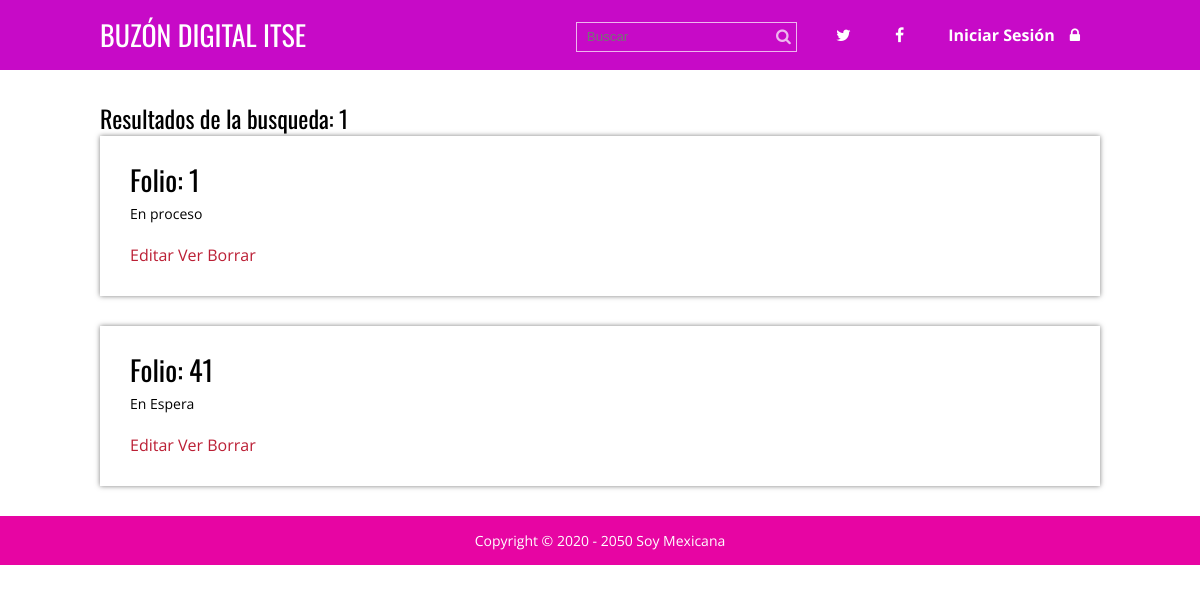
Page /buscaradmin.php?busqueda=1 (signed in) on the committed database.
### tables this page shows
CREATE TABLE `formulario` (
  `id` int(11) NOT NULL,
  `nombre` varchar(150) NOT NULL,
  `correo` varchar(150) NOT NULL,
  `estudiante` varchar(80) NOT NULL,
  `telefono` varchar(10) NOT NULL,
  `n_control` varchar(80) NOT NULL,
  `carrera` varchar(150) NOT NULL,
  `semestre` varchar(150) NOT NULL,
  `grupo` varchar(150) NOT NULL,
  `turno` varchar(150) NOT NULL,
  `aula` varchar(150) NOT NULL,
  `queja` varchar(255) NOT NULL,
  `sugerencia` varchar(255) NOT NULL,
  `fecha` timestamp NOT NULL DEFAULT CURRENT_TIMESTAMP ON UPDATE CURRENT_TIMESTAMP,
  `estado` varchar(150) NOT NULL,
  `respuesta` varchar(255) NOT NULL
);

### buscaradmin.php (called while the page is built, shortened)
<?php session_start();
require 'admin/config.php';
require 'functions.php';
$conexion = conexion($bd_config);
if($_SERVER['REQUEST_METHOD'] == 'GET' && !empty($_GET['busqueda'])){
	$busqueda = limpiarDatos($_GET['busqueda']);
	$statement =$conexion->prepare(
		"SELECT * FROM formulario WHERE id LIKE :busqueda"
	);
	$statement->execute(array(':busqueda' => "%$busqueda%"));
	$resultados = $statement->fetchAll();
	if (empty($resultados)) {
		$titulo = 'No se encontraron articulos con el resultado: ' . $busqueda;
	} else {
		$titulo = 'Resultados de la busqueda: ' . $busqueda;
	}
} else {
	header('Location:' . RUTA . '/admin/consulta.php');
}
require 'views/buscaradmin.view.php';
?>

### functions.php (called while the page is built, shortened)
<?php
function limpiarDatos($datos){
	$datos = trim($datos);
	$datos = stripslashes($datos);
	$datos = htmlspecialchars($datos);
	return $datos;
}
?>

### views/buscaradmin.view.php (the view, shortened to what this page needs)
<!DOCTYPE html>
<html lang="en">
<head>
	<link rel="stylesheet" href="<?php echo RUTA; ?>/css/estilos.css">
	<link rel="stylesheet" href="https://maxcdn.bootstrapcdn.com/font-awesome/4.4.0/css/font-awesome.min.css">
</head>
<body>
	<header>
		<div class="contenedor">
			<div class="logo izquierda">
				<p><a href="<?php echo RUTA; ?>">BUZÓN DIGITAL ITSE</a></p>
			</div>
			<div class="derecha">
				<form action="<?php echo RUTA; ?>/buscaradmin.php" method="get" name="busqueda" class="buscar">
					<input type="text" name="busqueda" placeholder="Buscar">
					<button type="submit" class="icono fa fa-search"></button>
				</form>
				<nav class="menu">
					<ul>
						<li>
							<a href="https://twitter.com/TecNMEscarcega"><i class="fa fa-twitter"></i></a>
						</li>
						<li>
							<a href="https://www.facebook.com/TecNMCampusEscarcega"><i class="fa fa-facebook"></i></a>
						</li>
						<li><a href="<?php echo RUTA; ?>/login.php">Iniciar Sesión<i class="icono fa fa-lock"></i></a></li>
					</ul>
				</nav>
			</div>
		</div>
	</header>
	<div class="contenedor">
		<h2><?php echo $titulo; ?></h2>
		<?php foreach($resultados as $post): ?>
			<div class="post">
				<article>
					<h2 class="titulo"><a href="single.php?id=<?php echo $post['id']; ?>">Folio: <?php echo $post['id'] ?></a></h2>
					<p class="extracto"><?php echo $post['estado'] ?></p>
					<a href="admin/editar.php?id=<?php echo $post['id']; ?>">Editar</a>
			        <a href="single.php?id=<?php echo $post['id']; ?>">Ver</a>
		        	<a href="admin/borrar.php?id=<?php echo $post['id']; ?>">Borrar</a>
				</article>
			</div>
		<?php endforeach; ?>
	</div>
<?php require 'footer.php'; ?>

### css/estilos.css (style rules this page uses)
* { margin: 0; padding: 0; -webkit-box-sizing: border-box; -moz-box-sizing: border-box; box-sizing: border-box; }
body { font-size: 16px; font-family: 'Open Sans', sans-serif; background: #ffffff; }
h1, h2, h3, h4, h5, h6 { font-family: "Oswald", Arial, Sans-serif; font-weight: normal; text-align: justify; }
a { text-decoration: none; color:#BB1F35; }
.contenedor { max-width: 1000px; width: 90%; margin: auto; }
.izquierda { float: left; }
.derecha { float: right; }
header { color:#fff; margin-bottom: 30px; background: #c70ac7; }
header .contenedor { overflow: hidden; }
header .logo { max-width: 300px; }
header .logo a { color: #fff; font-family: "Oswald", Arial, Sans-serif; font-size: 28px; line-height: 70px; }
header .buscar { display: inline-block; position: relative; margin-right: 15px; }
header .buscar input[type="text"] { background: none; border:1px solid rgba(255,255,255,.7); color:rgba(255,255,255,.7); height: 30px; padding: 0 10px; padding-right: 32px; }
header .buscar .icono { color:rgba(255,255,255,.7); position: absolute; right: 0; background: none; border:none; cursor:pointer; padding: 6px; font-size: 16px; line-height: 16px; }
header .menu { display: inline-block; }
header .menu ul { list-style: none; }
header .menu ul li { display: inline-block; line-height: 70px; }
header .menu ul li a { color: #fff; display: block; padding: 0px 20px; font-weight: bold; }
header .menu ul li a .icono { margin-left: 15px; }
.post { width: 100%; background: #fff; box-shadow: 0px 0px 5px rgba(0,0,0, .5); margin-bottom: 30px; padding: 30px; }
.post article .titulo { font-family: "Oswald", Arial, Sans-serif; font-size: 28px; font-weight: normal; line-height: 28px; margin-bottom: 10px; }
.post article .titulo a { color:#000; }
.post article .extracto { font-size: 14px; line-height: 20px; margin-bottom: 20px; }

### rows in the picture
formulario: id "1", estado "En proceso"
formulario: id "41", estado "En Espera"

### other values in the picture
$titulo "Resultados de la busqueda: 1"
